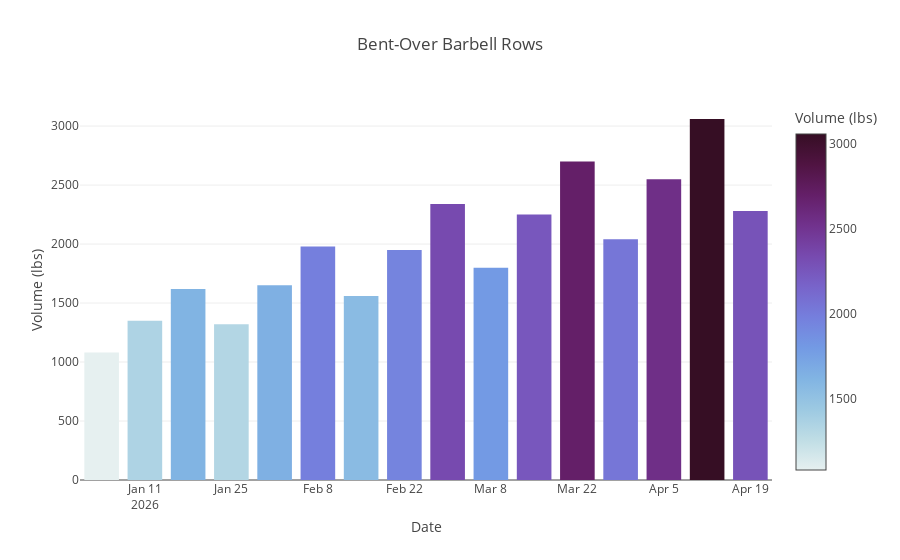
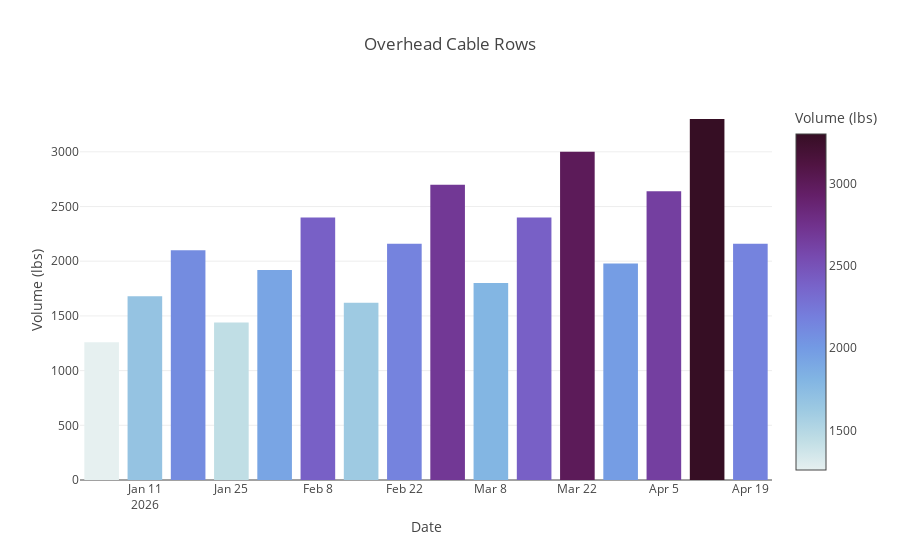
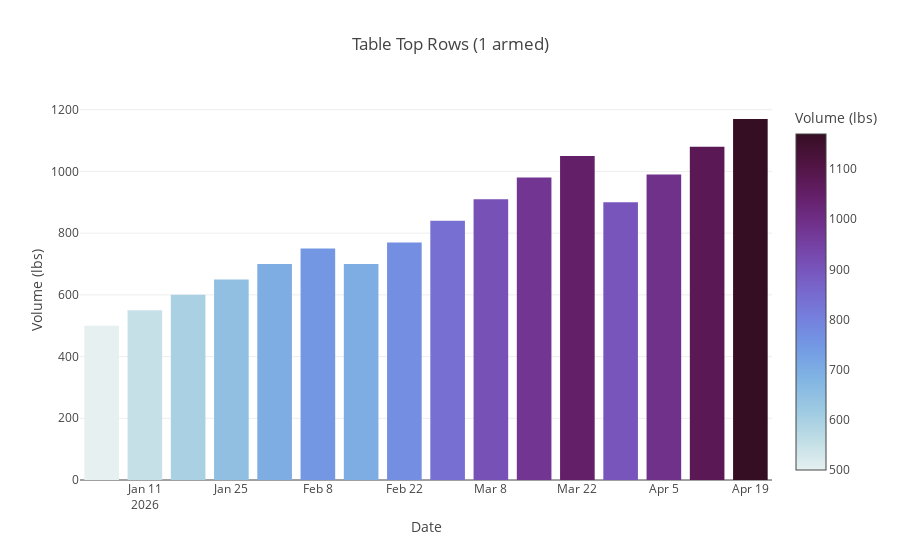
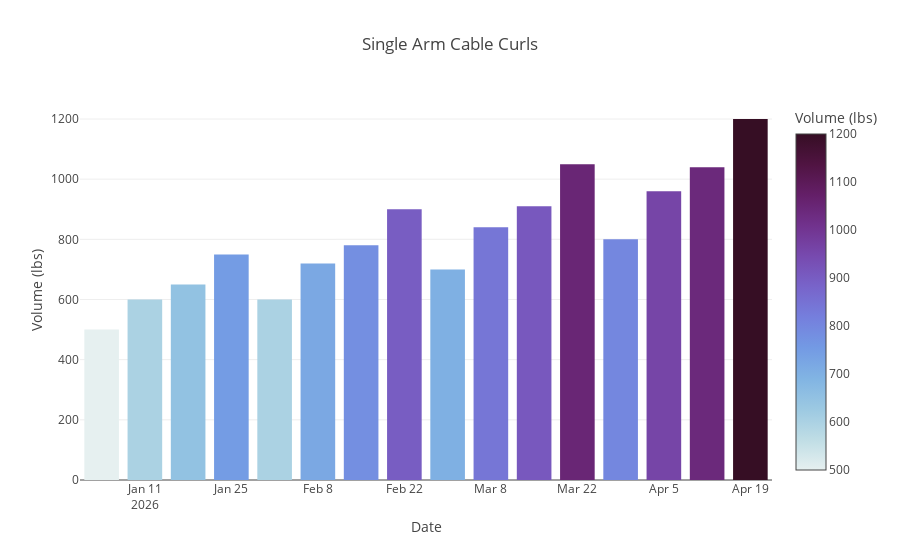

The notebook cell saved with these charts, in order:
### Code cell
day = 'Sunday'
# Excercise Name	Excercise Description	Date	Rest between Sets (Minutes)	Weight (lbs)	Sets (Count)	Reps (Count)	Volume (lbs)

for workout in Workouts_Per_Day[day]:
    day_df = pd.read_csv(f'./Datasets/Excercises/{workout}.csv')
    figure = px.bar(data_frame=day_df, x='Date', y='Volume (lbs)',hover_data=['Date', 'Sets (Count)', 'Reps (Count)','Volume (lbs)'] ,title=day_df['Excercise Name'][1], color='Volume (lbs)', color_continuous_scale=px.colors.sequential.dense)
    figure.show()

### Figure 1 — Plotly figure (JSON) as saved in the notebook; plotly's stock layout.template omitted (floating-point values rounded to 4 significant figures)
{"data": [{"customdata": [[3, 8], [3, 10], [3, 12], [3, 8], [3, 10], [3, 12], [3, 8], [3, 10], [3, 12], [3, 8], [3, 10], [3, 12], [3, 8], [3, 10], [3, 12], [3, 8]], "hovertemplate": "Date=%{x}<br>Volume (lbs)=%{marker.color}<br>Sets (Count)=%{customdata[0]}<br>Reps (Count)=%{customdata[1]}<extra></extra>", "legendgroup": "", "marker": {"color": [1080, 1350, 1620, 1320, 1650, 1980, 1560, 1950, 2340, 1800, 2250, 2700, 2040, 2550, 3060, 2280], "coloraxis": "coloraxis", "pattern": {"shape": ""}}, "name": "", "orientation": "v", "showlegend": false, "textposition": "auto", "type": "bar", "x": ["2026-01-04", "2026-01-11", "2026-01-18", "2026-01-25", "2026-02-01", "2026-02-08", "2026-02-15", "2026-02-22", "2026-03-01", "2026-03-08", "2026-03-15", "2026-03-22", "2026-03-29", "2026-04-05", "2026-04-12", "2026-04-19"], "xaxis": "x", "y": [1080, 1350, 1620, 1320, 1650, 1980, 1560, 1950, 2340, 1800, 2250, 2700, 2040, 2550, 3060, 2280], "yaxis": "y"}], "layout": {"barmode": "relative", "coloraxis": {"colorbar": {"title": {"text": "Volume (lbs)"}}, "colorscale": [[0, "rgb(230, 240, 240)"], [0.09091, "rgb(191, 221, 229)"], [0.1818, "rgb(156, 201, 226)"], [0.2727, "rgb(129, 180, 227)"], [0.3636, "rgb(115, 154, 228)"], [0.4545, "rgb(117, 127, 221)"], [0.5455, "rgb(120, 100, 202)"], [0.6364, "rgb(119, 74, 175)"], [0.7273, "rgb(113, 50, 141)"], [0.8182, "rgb(100, 31, 104)"], [0.9091, "rgb(80, 20, 66)"], [1, "rgb(54, 14, 36)"]]}, "legend": {"tracegroupgap": 0}, "title": {"text": "Bent-Over Barbell Rows"}, "xaxis": {"anchor": "y", "domain": [0, 1], "title": {"text": "Date"}}, "yaxis": {"anchor": "x", "domain": [0, 1], "title": {"text": "Volume (lbs)"}}}}

### Figure 2 — Plotly figure (JSON) as saved in the notebook; plotly's stock layout.template omitted (floating-point values rounded to 4 significant figures)
{"data": [{"customdata": [[3, 6], [3, 8], [3, 10], [3, 6], [3, 8], [3, 10], [3, 6], [3, 8], [3, 10], [3, 6], [3, 8], [3, 10], [3, 6], [3, 8], [3, 10], [3, 6]], "hovertemplate": "Date=%{x}<br>Volume (lbs)=%{marker.color}<br>Sets (Count)=%{customdata[0]}<br>Reps (Count)=%{customdata[1]}<extra></extra>", "legendgroup": "", "marker": {"color": [1260, 1680, 2100, 1440, 1920, 2400, 1620, 2160, 2700, 1800, 2400, 3000, 1980, 2640, 3300, 2160], "coloraxis": "coloraxis", "pattern": {"shape": ""}}, "name": "", "orientation": "v", "showlegend": false, "textposition": "auto", "type": "bar", "x": ["2026-01-04", "2026-01-11", "2026-01-18", "2026-01-25", "2026-02-01", "2026-02-08", "2026-02-15", "2026-02-22", "2026-03-01", "2026-03-08", "2026-03-15", "2026-03-22", "2026-03-29", "2026-04-05", "2026-04-12", "2026-04-19"], "xaxis": "x", "y": [1260, 1680, 2100, 1440, 1920, 2400, 1620, 2160, 2700, 1800, 2400, 3000, 1980, 2640, 3300, 2160], "yaxis": "y"}], "layout": {"barmode": "relative", "coloraxis": {"colorbar": {"title": {"text": "Volume (lbs)"}}, "colorscale": [[0, "rgb(230, 240, 240)"], [0.09091, "rgb(191, 221, 229)"], [0.1818, "rgb(156, 201, 226)"], [0.2727, "rgb(129, 180, 227)"], [0.3636, "rgb(115, 154, 228)"], [0.4545, "rgb(117, 127, 221)"], [0.5455, "rgb(120, 100, 202)"], [0.6364, "rgb(119, 74, 175)"], [0.7273, "rgb(113, 50, 141)"], [0.8182, "rgb(100, 31, 104)"], [0.9091, "rgb(80, 20, 66)"], [1, "rgb(54, 14, 36)"]]}, "legend": {"tracegroupgap": 0}, "title": {"text": "Overhead Cable Rows"}, "xaxis": {"anchor": "y", "domain": [0, 1], "title": {"text": "Date"}}, "yaxis": {"anchor": "x", "domain": [0, 1], "title": {"text": "Volume (lbs)"}}}}

### Figure 3 — Plotly figure (JSON) as saved in the notebook; plotly's stock layout.template omitted (floating-point values rounded to 4 significant figures)
{"data": [{"customdata": [[2, 10], [2, 11], [2, 12], [2, 13], [2, 14], [2, 15], [2, 10], [2, 11], [2, 12], [2, 13], [2, 14], [2, 15], [2, 10], [2, 11], [2, 12], [2, 13]], "hovertemplate": "Date=%{x}<br>Volume (lbs)=%{marker.color}<br>Sets (Count)=%{customdata[0]}<br>Reps (Count)=%{customdata[1]}<extra></extra>", "legendgroup": "", "marker": {"color": [500, 550, 600, 650, 700, 750, 700, 770, 840, 910, 980, 1050, 900, 990, 1080, 1170], "coloraxis": "coloraxis", "pattern": {"shape": ""}}, "name": "", "orientation": "v", "showlegend": false, "textposition": "auto", "type": "bar", "x": ["2026-01-04", "2026-01-11", "2026-01-18", "2026-01-25", "2026-02-01", "2026-02-08", "2026-02-15", "2026-02-22", "2026-03-01", "2026-03-08", "2026-03-15", "2026-03-22", "2026-03-29", "2026-04-05", "2026-04-12", "2026-04-19"], "xaxis": "x", "y": [500, 550, 600, 650, 700, 750, 700, 770, 840, 910, 980, 1050, 900, 990, 1080, 1170], "yaxis": "y"}], "layout": {"barmode": "relative", "coloraxis": {"colorbar": {"title": {"text": "Volume (lbs)"}}, "colorscale": [[0, "rgb(230, 240, 240)"], [0.09091, "rgb(191, 221, 229)"], [0.1818, "rgb(156, 201, 226)"], [0.2727, "rgb(129, 180, 227)"], [0.3636, "rgb(115, 154, 228)"], [0.4545, "rgb(117, 127, 221)"], [0.5455, "rgb(120, 100, 202)"], [0.6364, "rgb(119, 74, 175)"], [0.7273, "rgb(113, 50, 141)"], [0.8182, "rgb(100, 31, 104)"], [0.9091, "rgb(80, 20, 66)"], [1, "rgb(54, 14, 36)"]]}, "legend": {"tracegroupgap": 0}, "title": {"text": "Table Top Rows (1 armed)"}, "xaxis": {"anchor": "y", "domain": [0, 1], "title": {"text": "Date"}}, "yaxis": {"anchor": "x", "domain": [0, 1], "title": {"text": "Volume (lbs)"}}}}

### Figure 4 — Plotly figure (JSON) as saved in the notebook; plotly's stock layout.template omitted (floating-point values rounded to 4 significant figures)
{"data": [{"customdata": [[2.0, 10.0], [2.0, 12.0], [2.0, 13.0], [2.0, 15.0], [2.0, 10.0], [2.0, 12.0], [2.0, 13.0], [2.0, 15.0], [2.0, 10.0], [2.0, 12.0], [2.0, 13.0], [2.0, 15.0], [2.0, 10.0], [2.0, 12.0], [2.0, 13.0], [2.0, 15.0]], "hovertemplate": "Date=%{x}<br>Volume (lbs)=%{marker.color}<br>Sets (Count)=%{customdata[0]}<br>Reps (Count)=%{customdata[1]}<extra></extra>", "legendgroup": "", "marker": {"color": [500.0, 600.0, 650.0, 750.0, 600.0, 720.0, 780.0, 900.0, 700.0, 840.0, 910.0, 1050.0, 800.0, 960.0, 1040.0, 1200.0], "coloraxis": "coloraxis", "pattern": {"shape": ""}}, "name": "", "orientation": "v", "showlegend": false, "textposition": "auto", "type": "bar", "x": ["2026-01-04", "2026-01-11", "2026-01-18", "2026-01-25", "2026-02-01", "2026-02-08", "2026-02-15", "2026-02-22", "2026-03-01", "2026-03-08", "2026-03-15", "2026-03-22", "2026-03-29", "2026-04-05", "2026-04-12", "2026-04-19"], "xaxis": "x", "y": [500.0, 600.0, 650.0, 750.0, 600.0, 720.0, 780.0, 900.0, 700.0, 840.0, 910.0, 1050.0, 800.0, 960.0, 1040.0, 1200.0], "yaxis": "y"}], "layout": {"barmode": "relative", "coloraxis": {"colorbar": {"title": {"text": "Volume (lbs)"}}, "colorscale": [[0, "rgb(230, 240, 240)"], [0.09091, "rgb(191, 221, 229)"], [0.1818, "rgb(156, 201, 226)"], [0.2727, "rgb(129, 180, 227)"], [0.3636, "rgb(115, 154, 228)"], [0.4545, "rgb(117, 127, 221)"], [0.5455, "rgb(120, 100, 202)"], [0.6364, "rgb(119, 74, 175)"], [0.7273, "rgb(113, 50, 141)"], [0.8182, "rgb(100, 31, 104)"], [0.9091, "rgb(80, 20, 66)"], [1, "rgb(54, 14, 36)"]]}, "legend": {"tracegroupgap": 0}, "title": {"text": "Single Arm Cable Curls"}, "xaxis": {"anchor": "y", "domain": [0, 1], "title": {"text": "Date"}}, "yaxis": {"anchor": "x", "domain": [0, 1], "title": {"text": "Volume (lbs)"}}}}
